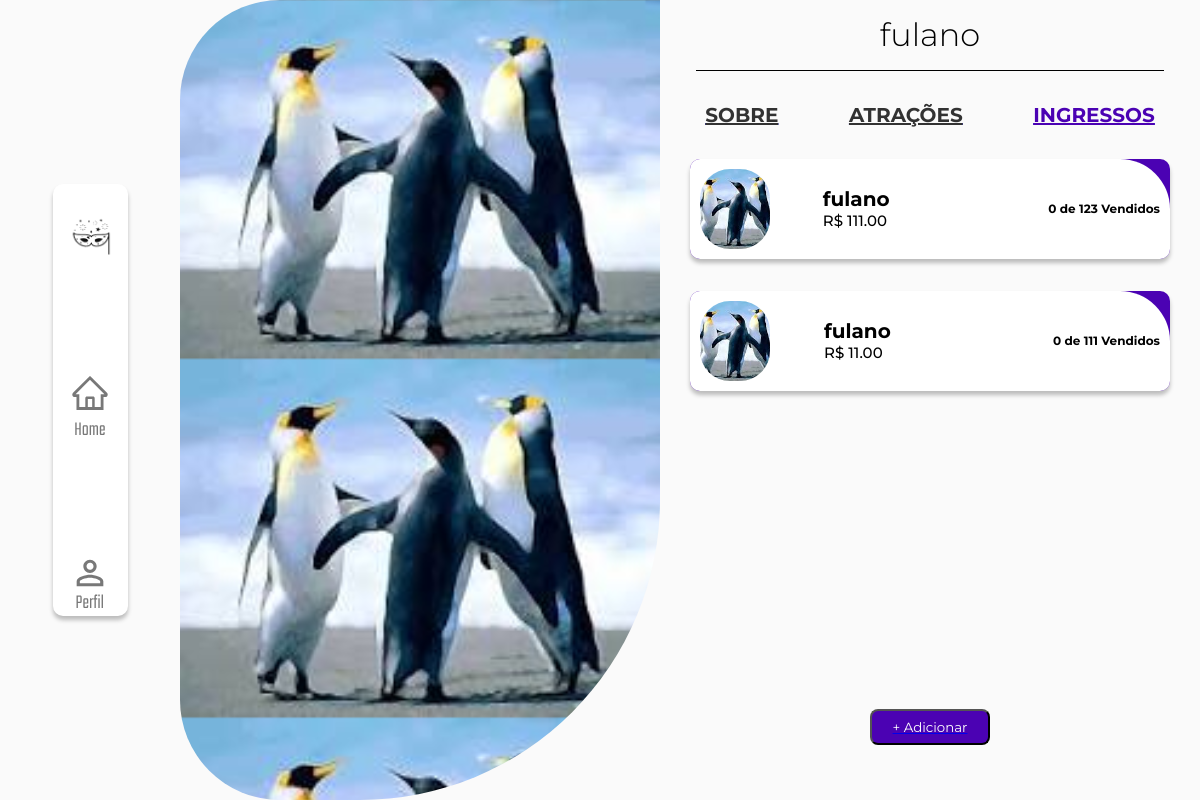
The app's page /organizer/event/about/tickets/12/ (signed in), older data.
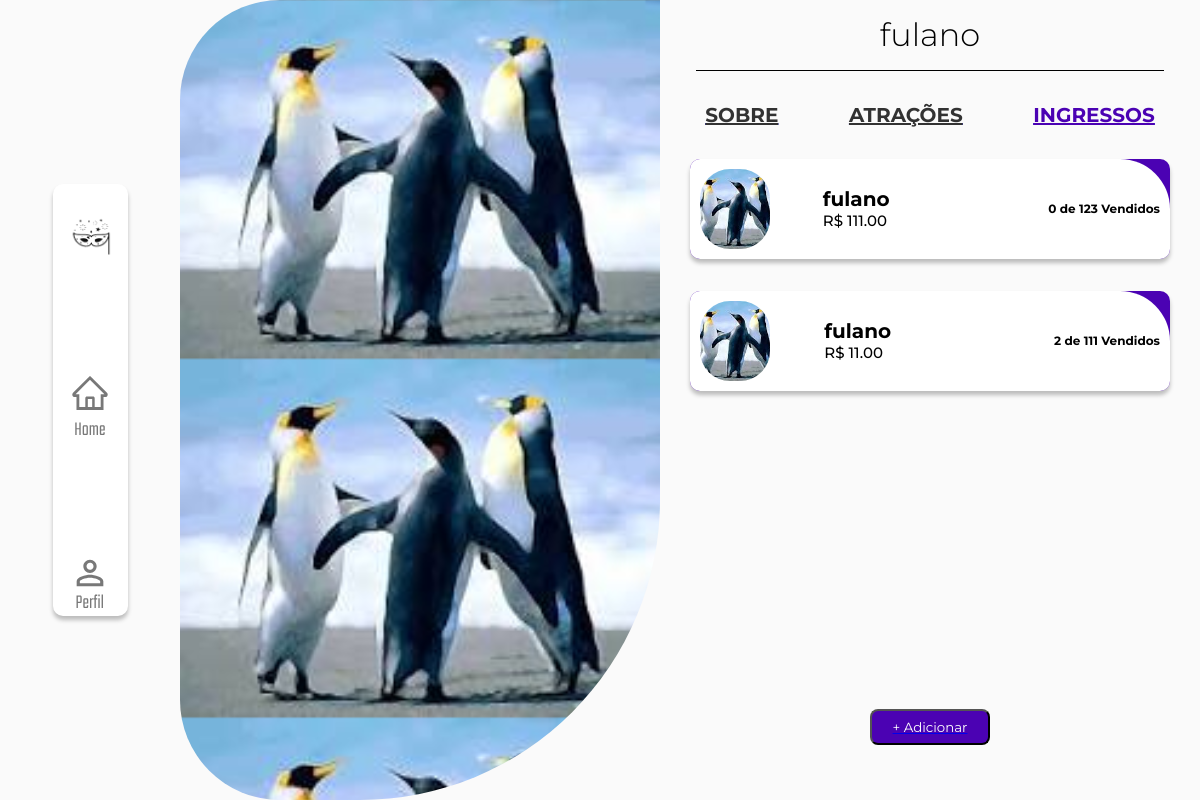
The same page, newer data.
### qualafesta/models.py (models this page shows, shortened)
class TicketCattegory(models.Model):
    event_id = models.ForeignKey(Event, on_delete=models.CASCADE)
    name = models.CharField(max_length=255)
    description = models.CharField(max_length=255)
    capacity = models.IntegerField()
    price = models.DecimalField(max_digits=6, decimal_places=2)
    sold_amount = models.IntegerField()

class Event(models.Model):
    organizer_id = models.ForeignKey(settings.AUTH_USER_MODEL, on_delete=models.CASCADE)
    name = models.CharField(max_length=255)
    location = models.CharField(max_length=255)
    date_time = models.DateTimeField()
    description = models.CharField(max_length=255)
    capacity = models.IntegerField()
    splash_images = models.ImageField(upload_to='images/event_images/', blank=True, null=True)
    thumb_image = models.ImageField(upload_to='images/event_images/', blank=True, null=True)
    gender = models.CharField(max_length=255)

### qualafesta/views.py (the view)
# urls.py: path('organizer/event/about/tickets/<int:pk>/', views.OrgTicketsView.as_view(), name='event_tickets'),
class OrgTicketsView(LoginRequiredMixin, generic.DetailView):
    model = Event
    template_name = 'organizer/organizer_eventTickets.html'

### qualafesta/templates/organizer/organizer_eventTickets.html (shortened to what this page needs)
{% extends 'organizerBase.html' %}
{% load static %}
{% block style %}
<link rel="stylesheet" type="text/css" href="{% static 'customerCSS/customerEvent.css' %}">
<link rel="stylesheet" type="text/css" href="{% static 'organizerCSS/event_detail.css' %}">
<link rel="stylesheet" type="text/css" href="{% static 'organizerCSS/events_multiple.css' %}">
{% endblock style %}
{% block content %}
<div style="display: flex;flex-direction: row; height: 100%;">
    {% if event.splash_images %}
    <div class="splashImageWeb" style="background-image: url({{event.splash_images.url}}); background-size: 40vw;">
    </div>
    {% endif %}
    <div class="aboutContent">
        <h1 id="eventName">{{event.name}}</h1>
        <div id="tabs">
            <a href="{% url 'qualafesta:detail_event' event.id%}">
                <h3 class="tabName">SOBRE</h3>
            </a>
            <a href="{% url 'qualafesta:event_attractions' event.id%}">
                <h3 class="tabName ">ATRAÇÕES</h3>
            </a>
            <a href="{% url 'qualafesta:event_tickets' event.id%}">
                <h3 class="tabName" style="color: #4B02B3;">INGRESSOS</h3>
            </a>
        </div>
        {% if event.ticketcattegory_set.all %}
        <div
            style=" width: 100%; height: 80vh; flex-grow: 1; display: flex; flex-direction: column; align-items: center; justify-content: start; overflow-y: scroll;">
            {% for ticket in event.ticketcattegory_set.all %}
            <div class="paymentColor " style="background-color: #4B02B3;">
                <div class="ticketCard">
                    <img class="thumb" src="{{ticket.event_id.thumb_image.url}}" />
                    <div>
                        <h2 style="font-size: 2rem;">{{ ticket.name }}</h2>
                        <h3 class="categName" style="font-weight: 500; font-size: 1.5rem;">R$ {{ ticket.price }}
                        </h3>
                    </div>
                    <a class="qntBut">
                        <h2 style="font-size: 1.2rem;"> {{ticket.sold_amount}} de {{ ticket.capacity }} Vendidos </h2>
                    </a>
                </div>
            </div>
            {% endfor %}
        </div>
        {% else %}
        <div
            style=" width: 100%; flex-grow: 1; display: flex; flex-direction: column; align-items: center; justify-content: center;">
            <p style="font-size: 2rem; font-weight: 500; text-align: center;"> AINDA NÃO HA INGRESSOS DISPONÍVEIS
                PARA COMPRA NESSE EVENTO.</p>
        </div>
        {%endif%}
        <a style="margin-top: 2.5vh; margin-bottom: 5vh;" href="{% url 'qualafesta:create_ticket' event.id %}">
            <button style="    display: flex;
            width: 120px;
            height: 36px;
            padding: 8px;
            justify-content: center;
            align-items: center;
            gap: 8px;
            flex-shrink: 0;
            border-radius: 8px;
            background: var(--E, #4B02B3);
            color: white;">+
                Adicionar</button></a>
    </div>
</div>
</div>
{% endblock content %}

Row changes from the older to the newer data that the page shows:
changed TicketCattegory (number 2 of 2 on the later page): sold_amount "0" → "2"
